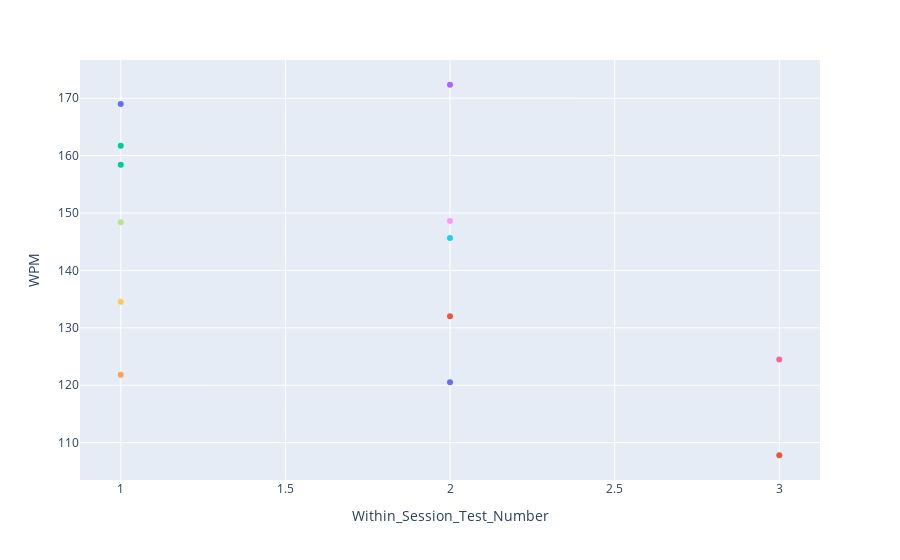

Notebook cell for this chart:
### Markdown cell above
Not sure why lines aren't appearing within the following chart; I'll need to debug this further.

### Code cell
fig_wpm_by_session_num_comparison = px.line(df_tr_for_wpm_by_session,
        x = 'Within_Session_Test_Number', y = 'WPM',
       color = 'Test number as string').update_traces(
    mode = 'markers+lines').update_layout(showlegend = False)
fig_wpm_by_session_num_comparison.write_html(
    f'{sp_visualizations_folder}/WPM_by_Within_Session_Test_Number.html', 
    include_plotlyjs='cdn')
fig_wpm_by_session_num_comparison

### Figure 1 — Plotly figure (JSON) as saved in the notebook; plotly's stock layout.template omitted (floating-point values rounded to 4 significant figures)
{"data": [{"hovertemplate": "Test number as string=795<br>Within_Session_Test_Number=%{x}<br>WPM=%{y}<extra></extra>", "legendgroup": "795", "line": {"color": "#636efa", "dash": "solid"}, "marker": {"symbol": "circle"}, "mode": "markers+lines", "name": "795", "orientation": "v", "showlegend": true, "type": "scatter", "x": [1], "xaxis": "x", "y": [169.0], "yaxis": "y"}, {"hovertemplate": "Test number as string=796<br>Within_Session_Test_Number=%{x}<br>WPM=%{y}<extra></extra>", "legendgroup": "796", "line": {"color": "#EF553B", "dash": "solid"}, "marker": {"symbol": "circle"}, "mode": "markers+lines", "name": "796", "orientation": "v", "showlegend": true, "type": "scatter", "x": [2], "xaxis": "x", "y": [132.0], "yaxis": "y"}, {"hovertemplate": "Test number as string=797<br>Within_Session_Test_Number=%{x}<br>WPM=%{y}<extra></extra>", "legendgroup": "797", "line": {"color": "#00cc96", "dash": "solid"}, "marker": {"symbol": "circle"}, "mode": "markers+lines", "name": "797", "orientation": "v", "showlegend": true, "type": "scatter", "x": [1], "xaxis": "x", "y": [158.4], "yaxis": "y"}, {"hovertemplate": "Test number as string=798<br>Within_Session_Test_Number=%{x}<br>WPM=%{y}<extra></extra>", "legendgroup": "798", "line": {"color": "#ab63fa", "dash": "solid"}, "marker": {"symbol": "circle"}, "mode": "markers+lines", "name": "798", "orientation": "v", "showlegend": true, "type": "scatter", "x": [2], "xaxis": "x", "y": [172.3], "yaxis": "y"}, {"hovertemplate": "Test number as string=799<br>Within_Session_Test_Number=%{x}<br>WPM=%{y}<extra></extra>", "legendgroup": "799", "line": {"color": "#FFA15A", "dash": "solid"}, "marker": {"symbol": "circle"}, "mode": "markers+lines", "name": "799", "orientation": "v", "showlegend": true, "type": "scatter", "x": [1], "xaxis": "x", "y": [121.8], "yaxis": "y"}, {"hovertemplate": "Test number as string=800<br>Within_Session_Test_Number=%{x}<br>WPM=%{y}<extra></extra>", "legendgroup": "800", "line": {"color": "#19d3f3", "dash": "solid"}, "marker": {"symbol": "circle"}, "mode": "markers+lines", "name": "800", "orientation": "v", "showlegend": true, "type": "scatter", "x": [2], "xaxis": "x", "y": [145.7], "yaxis": "y"}, {"hovertemplate": "Test number as string=801<br>Within_Session_Test_Number=%{x}<br>WPM=%{y}<extra></extra>", "legendgroup": "801", "line": {"color": "#FF6692", "dash": "solid"}, "marker": {"symbol": "circle"}, "mode": "markers+lines", "name": "801", "orientation": "v", "showlegend": true, "type": "scatter", "x": [3], "xaxis": "x", "y": [124.5], "yaxis": "y"}, {"hovertemplate": "Test number as string=802<br>Within_Session_Test_Number=%{x}<br>WPM=%{y}<extra></extra>", "legendgroup": "802", "line": {"color": "#B6E880", "dash": "solid"}, "marker": {"symbol": "circle"}, "mode": "markers+lines", "name": "802", "orientation": "v", "showlegend": true, "type": "scatter", "x": [1], "xaxis": "x", "y": [148.4], "yaxis": "y"}, {"hovertemplate": "Test number as string=803<br>Within_Session_Test_Number=%{x}<br>WPM=%{y}<extra></extra>", "legendgroup": "803", "line": {"color": "#FF97FF", "dash": "solid"}, "marker": {"symbol": "circle"}, "mode": "markers+lines", "name": "803", "orientation": "v", "showlegend": true, "type": "scatter", "x": [2], "xaxis": "x", "y": [148.6], "yaxis": "y"}, {"hovertemplate": "Test number as string=804<br>Within_Session_Test_Number=%{x}<br>WPM=%{y}<extra></extra>", "legendgroup": "804", "line": {"color": "#FECB52", "dash": "solid"}, "marker": {"symbol": "circle"}, "mode": "markers+lines", "name": "804", "orientation": "v", "showlegend": true, "type": "scatter", "x": [1], "xaxis": "x", "y": [134.5], "yaxis": "y"}, {"hovertemplate": "Test number as string=805<br>Within_Session_Test_Number=%{x}<br>WPM=%{y}<extra></extra>", "legendgroup": "805", "line": {"color": "#636efa", "dash": "solid"}, "marker": {"symbol": "circle"}, "mode": "markers+lines", "name": "805", "orientation": "v", "showlegend": true, "type": "scatter", "x": [2], "xaxis": "x", "y": [120.5], "yaxis": "y"}, {"hovertemplate": "Test number as string=806<br>Within_Session_Test_Number=%{x}<br>WPM=%{y}<extra></extra>", "legendgroup": "806", "line": {"color": "#EF553B", "dash": "solid"}, "marker": {"symbol": "circle"}, "mode": "markers+lines", "name": "806", "orientation": "v", "showlegend": true, "type": "scatter", "x": [3], "xaxis": "x", "y": [107.8], "yaxis": "y"}, {"hovertemplate": "Test number as string=807<br>Within_Session_Test_Number=%{x}<br>WPM=%{y}<extra></extra>", "legendgroup": "807", "line": {"color": "#00cc96", "dash": "solid"}, "marker": {"symbol": "circle"}, "mode": "markers+lines", "name": "807", "orientation": "v", "showlegend": true, "type": "scatter", "x": [1], "xaxis": "x", "y": [161.7], "yaxis": "y"}], "layout": {"autosize": true, "legend": {"title": {"text": "Test number as string"}, "tracegroupgap": 0}, "margin": {"t": 60}, "showlegend": false, "xaxis": {"anchor": "y", "autorange": true, "domain": [0, 1], "range": [0.8827, 3.117], "title": {"text": "Within_Session_Test_Number"}, "type": "linear"}, "yaxis": {"anchor": "x", "autorange": true, "domain": [0, 1], "range": [102.8, 177.3], "title": {"text": "WPM"}, "type": "linear"}}}
